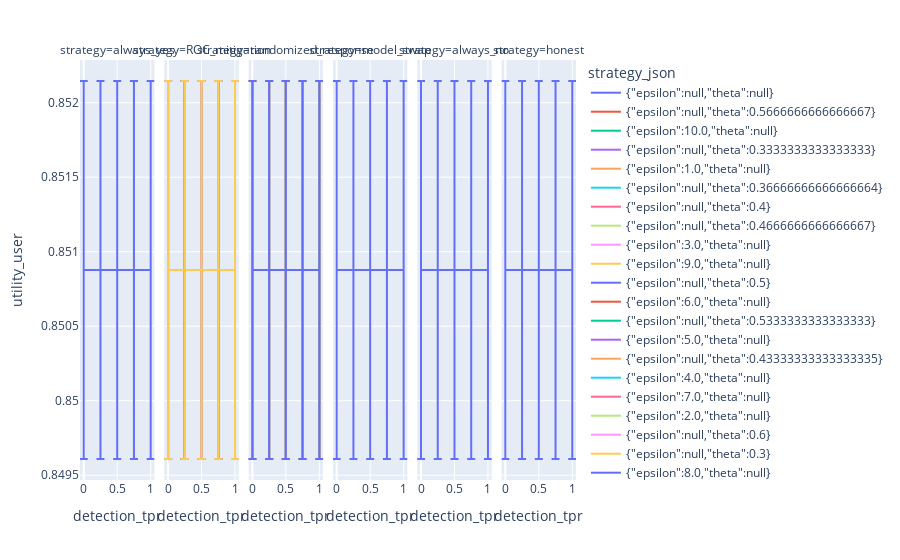

Notebook code for this chart:
### Code cell
px.line(
    manipulation.sort("detection_tpr").with_columns(
        pl.col("utility_user_std") / sqrt(5)
    ),
    x="detection_tpr",
    y="utility_user",
    error_y="utility_user_std",
    facet_col="strategy",
    color="strategy_json",
)

### Figure 1 — Plotly figure (JSON) as saved in the notebook; plotly's stock layout.template omitted (floating-point values rounded to 4 significant figures)
{"data": [{"error_y": {"array": [0.001268, 0.001268, 0.001268, 0.001268, 0.001268]}, "hovertemplate": "strategy_json={\"epsilon\":null,\"theta\":null}<br>strategy=always_yes<br>detection_tpr=%{x}<br>utility_user=%{y}<extra></extra>", "legendgroup": "{\"epsilon\":null,\"theta\":null}", "line": {"color": "#636efa", "dash": "solid"}, "marker": {"symbol": "circle"}, "mode": "lines", "name": "{\"epsilon\":null,\"theta\":null}", "orientation": "v", "showlegend": true, "type": "scatter", "x": [0, 0.25, 0.5, 0.75, 1], "xaxis": "x", "y": [0.8509, 0.8509, 0.8509, 0.8509, 0.8509], "yaxis": "y"}, {"error_y": {"array": [0.001268, 0.001268, 0.001268, 0.001268, 0.001268]}, "hovertemplate": "strategy_json={\"epsilon\":null,\"theta\":null}<br>strategy=model_swap<br>detection_tpr=%{x}<br>utility_user=%{y}<extra></extra>", "legendgroup": "{\"epsilon\":null,\"theta\":null}", "line": {"color": "#636efa", "dash": "solid"}, "marker": {"symbol": "circle"}, "mode": "lines", "name": "{\"epsilon\":null,\"theta\":null}", "orientation": "v", "showlegend": false, "type": "scatter", "x": [0, 0.25, 0.5, 0.75, 1], "xaxis": "x4", "y": [0.8509, 0.8509, 0.8509, 0.8509, 0.8509], "yaxis": "y4"}, {"error_y": {"array": [0.001268, 0.001268, 0.001268, 0.001268, 0.001268]}, "hovertemplate": "strategy_json={\"epsilon\":null,\"theta\":null}<br>strategy=always_no<br>detection_tpr=%{x}<br>utility_user=%{y}<extra></extra>", "legendgroup": "{\"epsilon\":null,\"theta\":null}", "line": {"color": "#636efa", "dash": "solid"}, "marker": {"symbol": "circle"}, "mode": "lines", "name": "{\"epsilon\":null,\"theta\":null}", "orientation": "v", "showlegend": false, "type": "scatter", "x": [0, 0.25, 0.5, 0.75, 1], "xaxis": "x5", "y": [0.8509, 0.8509, 0.8509, 0.8509, 0.8509], "yaxis": "y5"}, {"error_y": {"array": [0.001268, 0.001268, 0.001268, 0.001268, 0.001268]}, "hovertemplate": "strategy_json={\"epsilon\":null,\"theta\":null}<br>strategy=honest<br>detection_tpr=%{x}<br>utility_user=%{y}<extra></extra>", "legendgroup": "{\"epsilon\":null,\"theta\":null}", "line": {"color": "#636efa", "dash": "solid"}, "marker": {"symbol": "circle"}, "mode": "lines", "name": "{\"epsilon\":null,\"theta\":null}", "orientation": "v", "showlegend": false, "type": "scatter", "x": [0, 0.25, 0.5, 0.75, 1], "xaxis": "x6", "y": [0.8509, 0.8509, 0.8509, 0.8509, 0.8509], "yaxis": "y6"}, {"error_y": {"array": [0.001268, 0.001268, 0.001268, 0.001268, 0.001268]}, "hovertemplate": "strategy_json={\"epsilon\":null,\"theta\":0.5666666666666667}<br>strategy=ROC_mitigation<br>detection_tpr=%{x}<br>utility_user=%{y}<extra></extra>", "legendgroup": "{\"epsilon\":null,\"theta\":0.5666666666666667}", "line": {"color": "#EF553B", "dash": "solid"}, "marker": {"symbol": "circle"}, "mode": "lines", "name": "{\"epsilon\":null,\"theta\":0.5666666666666667}", "orientation": "v", "showlegend": true, "type": "scatter", "x": [0, 0.25, 0.5, 0.75, 1], "xaxis": "x2", "y": [0.8509, 0.8509, 0.8509, 0.8509, 0.8509], "yaxis": "y2"}, {"error_y": {"array": [0.001268, 0.001268, 0.001268, 0.001268, 0.001268]}, "hovertemplate": "strategy_json={\"epsilon\":10.0,\"theta\":null}<br>strategy=randomized_response<br>detection_tpr=%{x}<br>utility_user=%{y}<extra></extra>", "legendgroup": "{\"epsilon\":10.0,\"theta\":null}", "line": {"color": "#00cc96", "dash": "solid"}, "marker": {"symbol": "circle"}, "mode": "lines", "name": "{\"epsilon\":10.0,\"theta\":null}", "orientation": "v", "showlegend": true, "type": "scatter", "x": [0, 0.25, 0.5, 0.75, 1], "xaxis": "x3", "y": [0.8509, 0.8509, 0.8509, 0.8509, 0.8509], "yaxis": "y3"}, {"error_y": {"array": [0.001268, 0.001268, 0.001268, 0.001268, 0.001268]}, "hovertemplate": "strategy_json={\"epsilon\":null,\"theta\":0.3333333333333333}<br>strategy=ROC_mitigation<br>detection_tpr=%{x}<br>utility_user=%{y}<extra></extra>", "legendgroup": "{\"epsilon\":null,\"theta\":0.3333333333333333}", "line": {"color": "#ab63fa", "dash": "solid"}, "marker": {"symbol": "circle"}, "mode": "lines", "name": "{\"epsilon\":null,\"theta\":0.3333333333333333}", "orientation": "v", "showlegend": true, "type": "scatter", "x": [0, 0.25, 0.5, 0.75, 1], "xaxis": "x2", "y": [0.8509, 0.8509, 0.8509, 0.8509, 0.8509], "yaxis": "y2"}, {"error_y": {"array": [0.001268, 0.001268, 0.001268, 0.001268, 0.001268]}, "hovertemplate": "strategy_json={\"epsilon\":1.0,\"theta\":null}<br>strategy=randomized_response<br>detection_tpr=%{x}<br>utility_user=%{y}<extra></extra>", "legendgroup": "{\"epsilon\":1.0,\"theta\":null}", "line": {"color": "#FFA15A", "dash": "solid"}, "marker": {"symbol": "circle"}, "mode": "lines", "name": "{\"epsilon\":1.0,\"theta\":null}", "orientation": "v", "showlegend": true, "type": "scatter", "x": [0, 0.25, 0.5, 0.75, 1], "xaxis": "x3", "y": [0.8509, 0.8509, 0.8509, 0.8509, 0.8509], "yaxis": "y3"}, {"error_y": {"array": [0.001268, 0.001268, 0.001268, 0.001268, 0.001268]}, "hovertemplate": "strategy_json={\"epsilon\":null,\"theta\":0.36666666666666664}<br>strategy=ROC_mitigation<br>detection_tpr=%{x}<br>utility_user=%{y}<extra></extra>", "legendgroup": "{\"epsilon\":null,\"theta\":0.36666666666666664}", "line": {"color": "#19d3f3", "dash": "solid"}, "marker": {"symbol": "circle"}, "mode": "lines", "name": "{\"epsilon\":null,\"theta\":0.36666666666666664}", "orientation": "v", "showlegend": true, "type": "scatter", "x": [0, 0.25, 0.5, 0.75, 1], "xaxis": "x2", "y": [0.8509, 0.8509, 0.8509, 0.8509, 0.8509], "yaxis": "y2"}, {"error_y": {"array": [0.001268, 0.001268, 0.001268, 0.001268, 0.001268]}, "hovertemplate": "strategy_json={\"epsilon\":null,\"theta\":0.4}<br>strategy=ROC_mitigation<br>detection_tpr=%{x}<br>utility_user=%{y}<extra></extra>", "legendgroup": "{\"epsilon\":null,\"theta\":0.4}", "line": {"color": "#FF6692", "dash": "solid"}, "marker": {"symbol": "circle"}, "mode": "lines", "name": "{\"epsilon\":null,\"theta\":0.4}", "orientation": "v", "showlegend": true, "type": "scatter", "x": [0, 0.25, 0.5, 0.75, 1], "xaxis": "x2", "y": [0.8509, 0.8509, 0.8509, 0.8509, 0.8509], "yaxis": "y2"}, {"error_y": {"array": [0.001268, 0.001268, 0.001268, 0.001268, 0.001268]}, "hovertemplate": "strategy_json={\"epsilon\":null,\"theta\":0.4666666666666667}<br>strategy=ROC_mitigation<br>detection_tpr=%{x}<br>utility_user=%{y}<extra></extra>", "legendgroup": "{\"epsilon\":null,\"theta\":0.4666666666666667}", "line": {"color": "#B6E880", "dash": "solid"}, "marker": {"symbol": "circle"}, "mode": "lines", "name": "{\"epsilon\":null,\"theta\":0.4666666666666667}", "orientation": "v", "showlegend": true, "type": "scatter", "x": [0, 0.25, 0.5, 0.75, 1], "xaxis": "x2", "y": [0.8509, 0.8509, 0.8509, 0.8509, 0.8509], "yaxis": "y2"}, {"error_y": {"array": [0.001268, 0.001268, 0.001268, 0.001268, 0.001268]}, "hovertemplate": "strategy_json={\"epsilon\":3.0,\"theta\":null}<br>strategy=randomized_response<br>detection_tpr=%{x}<br>utility_user=%{y}<extra></extra>", "legendgroup": "{\"epsilon\":3.0,\"theta\":null}", "line": {"color": "#FF97FF", "dash": "solid"}, "marker": {"symbol": "circle"}, "mode": "lines", "name": "{\"epsilon\":3.0,\"theta\":null}", "orientation": "v", "showlegend": true, "type": "scatter", "x": [0, 0.25, 0.5, 0.75, 1], "xaxis": "x3", "y": [0.8509, 0.8509, 0.8509, 0.8509, 0.8509], "yaxis": "y3"}, {"error_y": {"array": [0.001268, 0.001268, 0.001268, 0.001268, 0.001268]}, "hovertemplate": "strategy_json={\"epsilon\":9.0,\"theta\":null}<br>strategy=randomized_response<br>detection_tpr=%{x}<br>utility_user=%{y}<extra></extra>", "legendgroup": "{\"epsilon\":9.0,\"theta\":null}", "line": {"color": "#FECB52", "dash": "solid"}, "marker": {"symbol": "circle"}, "mode": "lines", "name": "{\"epsilon\":9.0,\"theta\":null}", "orientation": "v", "showlegend": true, "type": "scatter", "x": [0, 0.25, 0.5, 0.75, 1], "xaxis": "x3", "y": [0.8509, 0.8509, 0.8509, 0.8509, 0.8509], "yaxis": "y3"}, {"error_y": {"array": [0.001268, 0.001268, 0.001268, 0.001268, 0.001268]}, "hovertemplate": "strategy_json={\"epsilon\":null,\"theta\":0.5}<br>strategy=ROC_mitigation<br>detection_tpr=%{x}<br>utility_user=%{y}<extra></extra>", "legendgroup": "{\"epsilon\":null,\"theta\":0.5}", "line": {"color": "#636efa", "dash": "solid"}, "marker": {"symbol": "circle"}, "mode": "lines", "name": "{\"epsilon\":null,\"theta\":0.5}", "orientation": "v", "showlegend": true, "type": "scatter", "x": [0, 0.25, 0.5, 0.75, 1], "xaxis": "x2", "y": [0.8509, 0.8509, 0.8509, 0.8509, 0.8509], "yaxis": "y2"}, {"error_y": {"array": [0.001268, 0.001268, 0.001268, 0.001268, 0.001268]}, "hovertemplate": "strategy_json={\"epsilon\":6.0,\"theta\":null}<br>strategy=randomized_response<br>detection_tpr=%{x}<br>utility_user=%{y}<extra></extra>", "legendgroup": "{\"epsilon\":6.0,\"theta\":null}", "line": {"color": "#EF553B", "dash": "solid"}, "marker": {"symbol": "circle"}, "mode": "lines", "name": "{\"epsilon\":6.0,\"theta\":null}", "orientation": "v", "showlegend": true, "type": "scatter", "x": [0, 0.25, 0.5, 0.75, 1], "xaxis": "x3", "y": [0.8509, 0.8509, 0.8509, 0.8509, 0.8509], "yaxis": "y3"}, {"error_y": {"array": [0.001268, 0.001268, 0.001268, 0.001268, 0.001268]}, "hovertemplate": "strategy_json={\"epsilon\":null,\"theta\":0.5333333333333333}<br>strategy=ROC_mitigation<br>detection_tpr=%{x}<br>utility_user=%{y}<extra></extra>", "legendgroup": "{\"epsilon\":null,\"theta\":0.5333333333333333}", "line": {"color": "#00cc96", "dash": "solid"}, "marker": {"symbol": "circle"}, "mode": "lines", "name": "{\"epsilon\":null,\"theta\":0.5333333333333333}", "orientation": "v", "showlegend": true, "type": "scatter", "x": [0, 0.25, 0.5, 0.75, 1], "xaxis": "x2", "y": [0.8509, 0.8509, 0.8509, 0.8509, 0.8509], "yaxis": "y2"}, {"error_y": {"array": [0.001268, 0.001268, 0.001268, 0.001268, 0.001268]}, "hovertemplate": "strategy_json={\"epsilon\":5.0,\"theta\":null}<br>strategy=randomized_response<br>detection_tpr=%{x}<br>utility_user=%{y}<extra></extra>", "legendgroup": "{\"epsilon\":5.0,\"theta\":null}", "line": {"color": "#ab63fa", "dash": "solid"}, "marker": {"symbol": "circle"}, "mode": "lines", "name": "{\"epsilon\":5.0,\"theta\":null}", "orientation": "v", "showlegend": true, "type": "scatter", "x": [0, 0.25, 0.5, 0.75, 1], "xaxis": "x3", "y": [0.8509, 0.8509, 0.8509, 0.8509, 0.8509], "yaxis": "y3"}, {"error_y": {"array": [0.001268, 0.001268, 0.001268, 0.001268, 0.001268]}, "hovertemplate": "strategy_json={\"epsilon\":null,\"theta\":0.43333333333333335}<br>strategy=ROC_mitigation<br>detection_tpr=%{x}<br>utility_user=%{y}<extra></extra>", "legendgroup": "{\"epsilon\":null,\"theta\":0.43333333333333335}", "line": {"color": "#FFA15A", "dash": "solid"}, "marker": {"symbol": "circle"}, "mode": "lines", "name": "{\"epsilon\":null,\"theta\":0.43333333333333335}", "orientation": "v", "showlegend": true, "type": "scatter", "x": [0, 0.25, 0.5, 0.75, 1], "xaxis": "x2", "y": [0.8509, 0.8509, 0.8509, 0.8509, 0.8509], "yaxis": "y2"}, {"error_y": {"array": [0.001268, 0.001268, 0.001268, 0.001268, 0.001268]}, "hovertemplate": "strategy_json={\"epsilon\":4.0,\"theta\":null}<br>strategy=randomized_response<br>detection_tpr=%{x}<br>utility_user=%{y}<extra></extra>", "legendgroup": "{\"epsilon\":4.0,\"theta\":null}", "line": {"color": "#19d3f3", "dash": "solid"}, "marker": {"symbol": "circle"}, "mode": "lines", "name": "{\"epsilon\":4.0,\"theta\":null}", "orientation": "v", "showlegend": true, "type": "scatter", "x": [0, 0.25, 0.5, 0.75, 1], "xaxis": "x3", "y": [0.8509, 0.8509, 0.8509, 0.8509, 0.8509], "yaxis": "y3"}, {"error_y": {"array": [0.001268, 0.001268, 0.001268, 0.001268, 0.001268]}, "hovertemplate": "strategy_json={\"epsilon\":7.0,\"theta\":null}<br>strategy=randomized_response<br>detection_tpr=%{x}<br>utility_user=%{y}<extra></extra>", "legendgroup": "{\"epsilon\":7.0,\"theta\":null}", "line": {"color": "#FF6692", "dash": "solid"}, "marker": {"symbol": "circle"}, "mode": "lines", "name": "{\"epsilon\":7.0,\"theta\":null}", "orientation": "v", "showlegend": true, "type": "scatter", "x": [0, 0.25, 0.5, 0.75, 1], "xaxis": "x3", "y": [0.8509, 0.8509, 0.8509, 0.8509, 0.8509], "yaxis": "y3"}, {"error_y": {"array": [0.001268, 0.001268, 0.001268, 0.001268, 0.001268]}, "hovertemplate": "strategy_json={\"epsilon\":2.0,\"theta\":null}<br>strategy=randomized_response<br>detection_tpr=%{x}<br>utility_user=%{y}<extra></extra>", "legendgroup": "{\"epsilon\":2.0,\"theta\":null}", "line": {"color": "#B6E880", "dash": "solid"}, "marker": {"symbol": "circle"}, "mode": "lines", "name": "{\"epsilon\":2.0,\"theta\":null}", "orientation": "v", "showlegend": true, "type": "scatter", "x": [0, 0.25, 0.5, 0.75, 1], "xaxis": "x3", "y": [0.8509, 0.8509, 0.8509, 0.8509, 0.8509], "yaxis": "y3"}, {"error_y": {"array": [0.001268, 0.001268, 0.001268, 0.001268, 0.001268]}, "hovertemplate": "strategy_json={\"epsilon\":null,\"theta\":0.6}<br>strategy=ROC_mitigation<br>detection_tpr=%{x}<br>utility_user=%{y}<extra></extra>", "legendgroup": "{\"epsilon\":null,\"theta\":0.6}", "line": {"color": "#FF97FF", "dash": "solid"}, "marker": {"symbol": "circle"}, "mode": "lines", "name": "{\"epsilon\":null,\"theta\":0.6}", "orientation": "v", "showlegend": true, "type": "scatter", "x": [0, 0.25, 0.5, 0.75, 1], "xaxis": "x2", "y": [0.8509, 0.8509, 0.8509, 0.8509, 0.8509], "yaxis": "y2"}, {"error_y": {"array": [0.001268, 0.001268, 0.001268, 0.001268, 0.001268]}, "hovertemplate": "strategy_json={\"epsilon\":null,\"theta\":0.3}<br>strategy=ROC_mitigation<br>detection_tpr=%{x}<br>utility_user=%{y}<extra></extra>", "legendgroup": "{\"epsilon\":null,\"theta\":0.3}", "line": {"color": "#FECB52", "dash": "solid"}, "marker": {"symbol": "circle"}, "mode": "lines", "name": "{\"epsilon\":null,\"theta\":0.3}", "orientation": "v", "showlegend": true, "type": "scatter", "x": [0, 0.25, 0.5, 0.75, 1], "xaxis": "x2", "y": [0.8509, 0.8509, 0.8509, 0.8509, 0.8509], "yaxis": "y2"}, {"error_y": {"array": [0.001268, 0.001268, 0.001268, 0.001268, 0.001268]}, "hovertemplate": "strategy_json={\"epsilon\":8.0,\"theta\":null}<br>strategy=randomized_response<br>detection_tpr=%{x}<br>utility_user=%{y}<extra></extra>", "legendgroup": "{\"epsilon\":8.0,\"theta\":null}", "line": {"color": "#636efa", "dash": "solid"}, "marker": {"symbol": "circle"}, "mode": "lines", "name": "{\"epsilon\":8.0,\"theta\":null}", "orientation": "v", "showlegend": true, "type": "scatter", "x": [0, 0.25, 0.5, 0.75, 1], "xaxis": "x3", "y": [0.8509, 0.8509, 0.8509, 0.8509, 0.8509], "yaxis": "y3"}], "layout": {"annotations": [{"font": {}, "showarrow": false, "text": "strategy=always_yes", "x": 0.075, "xanchor": "center", "xref": "paper", "y": 1, "yanchor": "bottom", "yref": "paper"}, {"font": {}, "showarrow": false, "text": "strategy=ROC_mitigation", "x": 0.245, "xanchor": "center", "xref": "paper", "y": 1, "yanchor": "bottom", "yref": "paper"}, {"font": {}, "showarrow": false, "text": "strategy=randomized_response", "x": 0.415, "xanchor": "center", "xref": "paper", "y": 1, "yanchor": "bottom", "yref": "paper"}, {"font": {}, "showarrow": false, "text": "strategy=model_swap", "x": 0.585, "xanchor": "center", "xref": "paper", "y": 1, "yanchor": "bottom", "yref": "paper"}, {"font": {}, "showarrow": false, "text": "strategy=always_no", "x": 0.755, "xanchor": "center", "xref": "paper", "y": 1, "yanchor": "bottom", "yref": "paper"}, {"font": {}, "showarrow": false, "text": "strategy=honest", "x": 0.925, "xanchor": "center", "xref": "paper", "y": 1, "yanchor": "bottom", "yref": "paper"}], "legend": {"title": {"text": "strategy_json"}, "tracegroupgap": 0}, "margin": {"t": 60}, "xaxis": {"anchor": "y", "domain": [0, 0.15], "title": {"text": "detection_tpr"}}, "xaxis2": {"anchor": "y2", "domain": [0.17, 0.32], "matches": "x", "title": {"text": "detection_tpr"}}, "xaxis3": {"anchor": "y3", "domain": [0.34, 0.49], "matches": "x", "title": {"text": "detection_tpr"}}, "xaxis4": {"anchor": "y4", "domain": [0.51, 0.66], "matches": "x", "title": {"text": "detection_tpr"}}, "xaxis5": {"anchor": "y5", "domain": [0.68, 0.83], "matches": "x", "title": {"text": "detection_tpr"}}, "xaxis6": {"anchor": "y6", "domain": [0.85, 1], "matches": "x", "title": {"text": "detection_tpr"}}, "yaxis": {"anchor": "x", "domain": [0, 1], "title": {"text": "utility_user"}}, "yaxis2": {"anchor": "x2", "domain": [0, 1], "matches": "y", "showticklabels": false}, "yaxis3": {"anchor": "x3", "domain": [0, 1], "matches": "y", "showticklabels": false}, "yaxis4": {"anchor": "x4", "domain": [0, 1], "matches": "y", "showticklabels": false}, "yaxis5": {"anchor": "x5", "domain": [0, 1], "matches": "y", "showticklabels": false}, "yaxis6": {"anchor": "x6", "domain": [0, 1], "matches": "y", "showticklabels": false}}}
